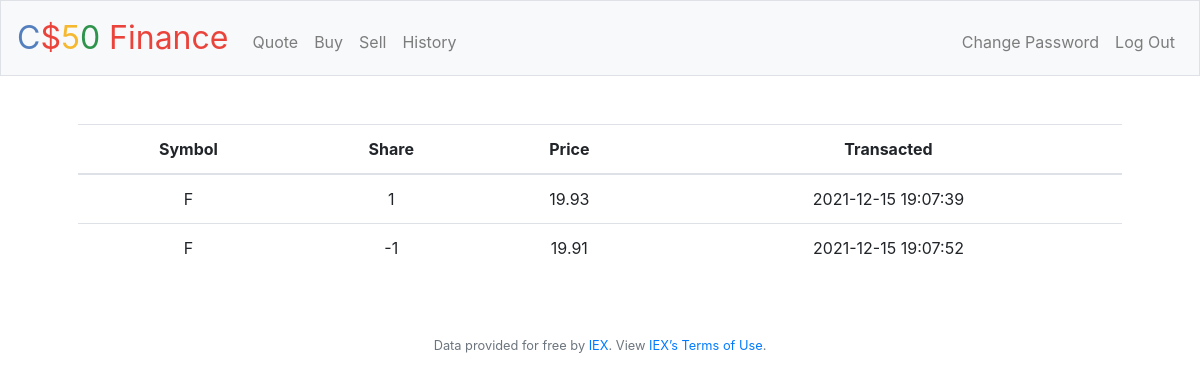
The page /history (signed in) on the database its author committed.
### tables this page shows
CREATE TABLE 'history' ('id' integer PRIMARY KEY NOT NULL, 'user_id' integer, 'symbol' text NOT NULL, 'quantity' integer NOT NULL, 'price' numeric NOT NULL, 'date' datetime NOT NULL, FOREIGN KEY(user_id) REFERENCES users(id));

### application.py (the view)
@app.route("/history")
@login_required
def history():
    userhistory = db.execute("SELECT * FROM history WHERE user_id=?", session["user_id"])
    return render_template("history.html", historytable=userhistory, useratsettings=False)

### application.py (called while the page is built)
@app.after_request
def after_request(response):
    response.headers["Cache-Control"] = "no-cache, no-store, must-revalidate"
    response.headers["Expires"] = 0
    response.headers["Pragma"] = "no-cache"
    return response

### helpers.py (called while the page is built)
def login_required(f):
    @wraps(f)
    def decorated_function(*args, **kwargs):
        if session.get("user_id") is None:
            return redirect("/login")
        return f(*args, **kwargs)
    return decorated_function

### templates/history.html (shortened to what this page needs)
{% extends "layout.html" %}
{% block main %}
    <div class="form-group">
        <table class="table">
            <thead>
                <tr>
                    <th>Symbol</th>
                    <th>Share</th>
                    <th>Price</th>
                    <th>Transacted</th>
                </tr>
            </thead>
            <tbody>
                {% for stockhistory in historytable %}
                    <tr>
                        <td>{{stockhistory.symbol}}</td>
                        <td>{{stockhistory.quantity}}</td>
                        <td>{{stockhistory.price}}</td>
                        <td>{{stockhistory.date}}</td>
                    </tr>
                {% endfor %}
            </tbody>
        </table>
    </div>
{% endblock %}

### rows shown on the page
history: symbol "F", quantity "1", price "19.93", date "2021-12-15 19:07:39"
history: symbol "F", quantity "-1", price "19.91", date "2021-12-15 19:07:52"
